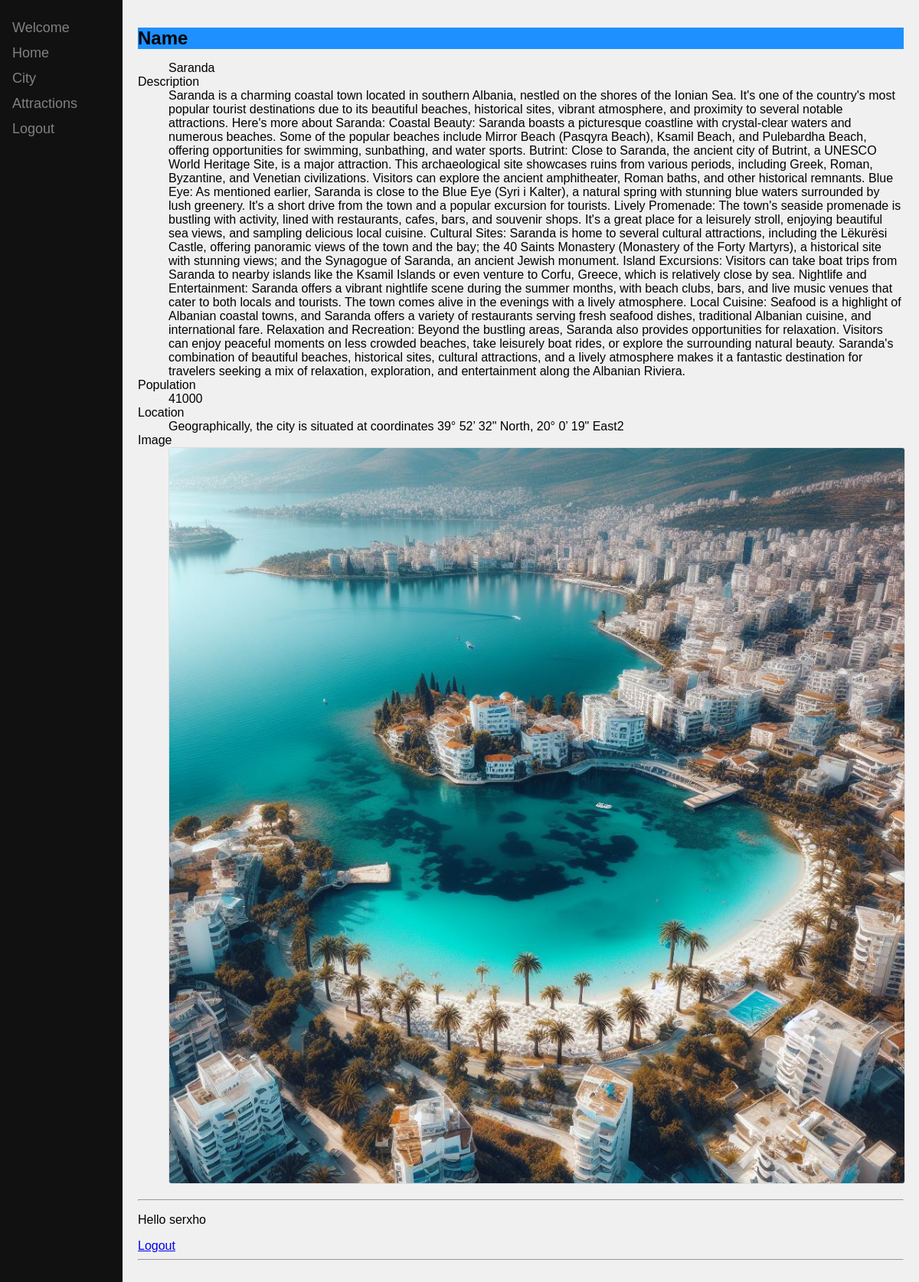
The app's page /albania/15 (signed in) with its own data.
### albania/models.py (models this page shows, shortened)
class City(models.Model):
    name = models.CharField(max_length=100)
    description = models.TextField()
    population = models.PositiveIntegerField(null=True)
    location = models.CharField(max_length=255)
    image = models.ImageField(null=True)
    class Meta:
        ordering = ['name']

### albania/views.py (the view)
# urls.py: path('<int:id>', views.detail, name='detail'),
@login_required(login_url='albania')
def detail(request, id):
    cities = get_object_or_404(City, pk=id)
    return render(request, 'albania/citi_detail.html', {'cities': cities})

### albania/templates/albania/citi_detail.html
{% extends 'albania/navbar.html' %}
{% load static %}
{% block content %}
    <link rel="stylesheet" type="text/css" href="{% static 'citi_detail.css' %}">
    <dl>
        <h1 style="background-color:DodgerBlue;">Name</h1>
        <dd >{{ cities.name }}</dd>
        <dt>Description</dt>
        <dd>{{ cities.description }}</dd>
        <dt>Population</dt>
        <dd>{{ cities.population }}</dd>
        <dt>Location</dt>
        <dd>{{ cities.location }}</dd>
        <dt>Image</dt>
        <dd><img src="{{ cities.image.url }}" alt="{{ cities.image.url }}"></dd>
    </dl>
{% endblock  %}

### albania/templates/albania/navbar.html (shortened to what this page needs)
<!DOCTYPE html>
<html lang="en">
<head>
</head>
<body>
    <div class="sidenav">
        <a href="{% url 'index' %}">Welcome</a>
        <a href="{% url 'albania'%}">Home</a>
        <a href="{% url 'city' %}"> City</a>
        <a href="{% url 'attraction' %}"> Attractions</a>
        {% if request.user.is_authenticated %}
        <a href="{% url 'logout' %}">Logout</a>
        {% else %}
        <a href="{% url 'login' %}">Login  </a>
        {% endif %}
    </div>
    <div class="main">
        {% block content %}{% endblock %}
         <hr>
        {% if request.user.is_authenticated %}
        <p>Hello {{request.user}}</p>
        <a href="{% url 'logout' %}">Logout</a>
        {% else %}
        <a href="{% url 'login' %}">Login  </a> for more
        {% endif %}
        <hr>
    </div>
</body>
</html>

### static/citi_detail.css (style rules this page uses)
body { font-family: Arial, sans-serif; background-color: #f0f0f0; margin:0; padding:0; }
h1 { font-size: 24px; }
img { max-width: 100%; height: auto; border: 1px solid #ddd; border-radius: 4px; }

### albania/templates/albania/navbar.html (style rules this page uses)
.sidenav { height: 100%; width: 160px; position: fixed; z-index: 1; top: 0; left: 0; background-color: #111; overflow-x: hidden; padding-top: 20px; }
.sidenav a { padding: 6px 8px 6px 16px; text-decoration: none; font-size: 18px; color: #818181; display: block; }
.main { margin-left: 160px; padding: 20px; }

### records on screen
City: name "Saranda", description "Saranda is a charming coastal town located in southern Albania, nestled on the shores of the Ionian Sea. It's one of the country's most popular tourist destinations due to its beautiful beaches, historical sites, vibrant atmosphere, and proximity to several notable attractions. Here's more about Saranda: Coastal Beauty: Saranda boasts a picturesque coastline with crystal-clear waters and numerous beaches. Some of the popular beaches include Mirror Beach (Pasqyra Beach), Ksamil Beach, and Pulebardha Beach, offering opportunities for swimming, sunbathing, and water sports. Butrint: Close to Saranda, the ancient city of Butrint, a UNESCO World Heritage Site, is a major attraction. This…", population "41000", location "Geographically, the city is situated at coordinates 39° 52’ 32\" North, 20° 0’ 19\" East2", image (picture)

### other values on screen
{{ request.user }} "serxho"
